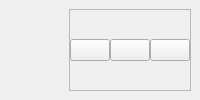
        <widget class="QWidget" name="headerConatainer" native="true">
         <layout class="QHBoxLayout" name="horizontalLayout_3">
          <property name="spacing">
           <number>0</number>
          </property>
          <property name="leftMargin">
           <number>9</number>
          </property>
          <property name="topMargin">
           <number>9</number>
          </property>
          <property name="rightMargin">
           <number>9</number>
          </property>
          <property name="bottomMargin">
           <number>9</number>
          </property>
          <item alignment="Qt::AlignRight">
           <widget class="QFrame" name="frame_7">
            <property name="frameShape">
             <enum>QFrame::StyledPanel</enum>
            </property>
            <property name="frameShadow">
             <enum>QFrame::Raised</enum>
            </property>
            <layout class="QHBoxLayout" name="horizontalLayout_4">
             <property name="spacing">
              <number>0</number>
             </property>
             <property name="leftMargin">
              <number>0</number>
             </property>
             <property name="topMargin">
              <number>0</number>
             </property>
             <property name="rightMargin">
              <number>0</number>
             </property>
             <property name="bottomMargin">
              <number>0</number>
             </property>
             <item>
              <widget class="QPushButton" name="minimizeBtn">
               <property name="font">
                <font>
                 <weight>50</weight>
                 <bold>false</bold>
                </font>
               </property>
               <property name="toolTip">
                <string>minimiser la fenêtre</string>
               </property>
               <property name="text">
                <string/>
               </property>
               <property name="icon">
                <iconset resource="resources.qrc">
                 <normaloff>:/icons/icons/minus.svg</normaloff>:/icons/icons/minus.svg</iconset>
               </property>
               <property name="iconSize">
                <size>
                 <width>24</width>
                 <height>24</height>
                </size>
               </property>
              </widget>
             </item>
             <item>
              <widget class="QPushButton" name="restoreBtn">
               <property name="toolTip">
                <string>Agrandir la fenêtre</string>
               </property>
               <property name="text">
                <string/>
               </property>
               <property name="icon">
                <iconset resource="resources.qrc">
                 <normaloff>:/icons/icons/square.svg</normaloff>:/icons/icons/square.svg</iconset>
               </property>
              </widget>
             </item>
             <item>
              <widget class="QPushButton" name="closeBtn">
               <property name="toolTip">
                <string>Fermer la fenêtre</string>
               </property>
               <property name="text">
                <string/>
               </property>
               <property name="icon">
                <iconset resource="resources.qrc">
                 <normaloff>:/icons/icons/x.svg</normaloff>:/icons/icons/x.svg</iconset>
               </property>
               <property name="iconSize">
                <size>
                 <width>24</width>
                 <height>24</height>
                </size>
               </property>
              </widget>
             </item>
            </layout>
            <zorder>minimizeBtn</zorder>
            <zorder>closeBtn</zorder>
            <zorder>restoreBtn</zorder>
           </widget>
          </item>
         </layout>
        </widget>
